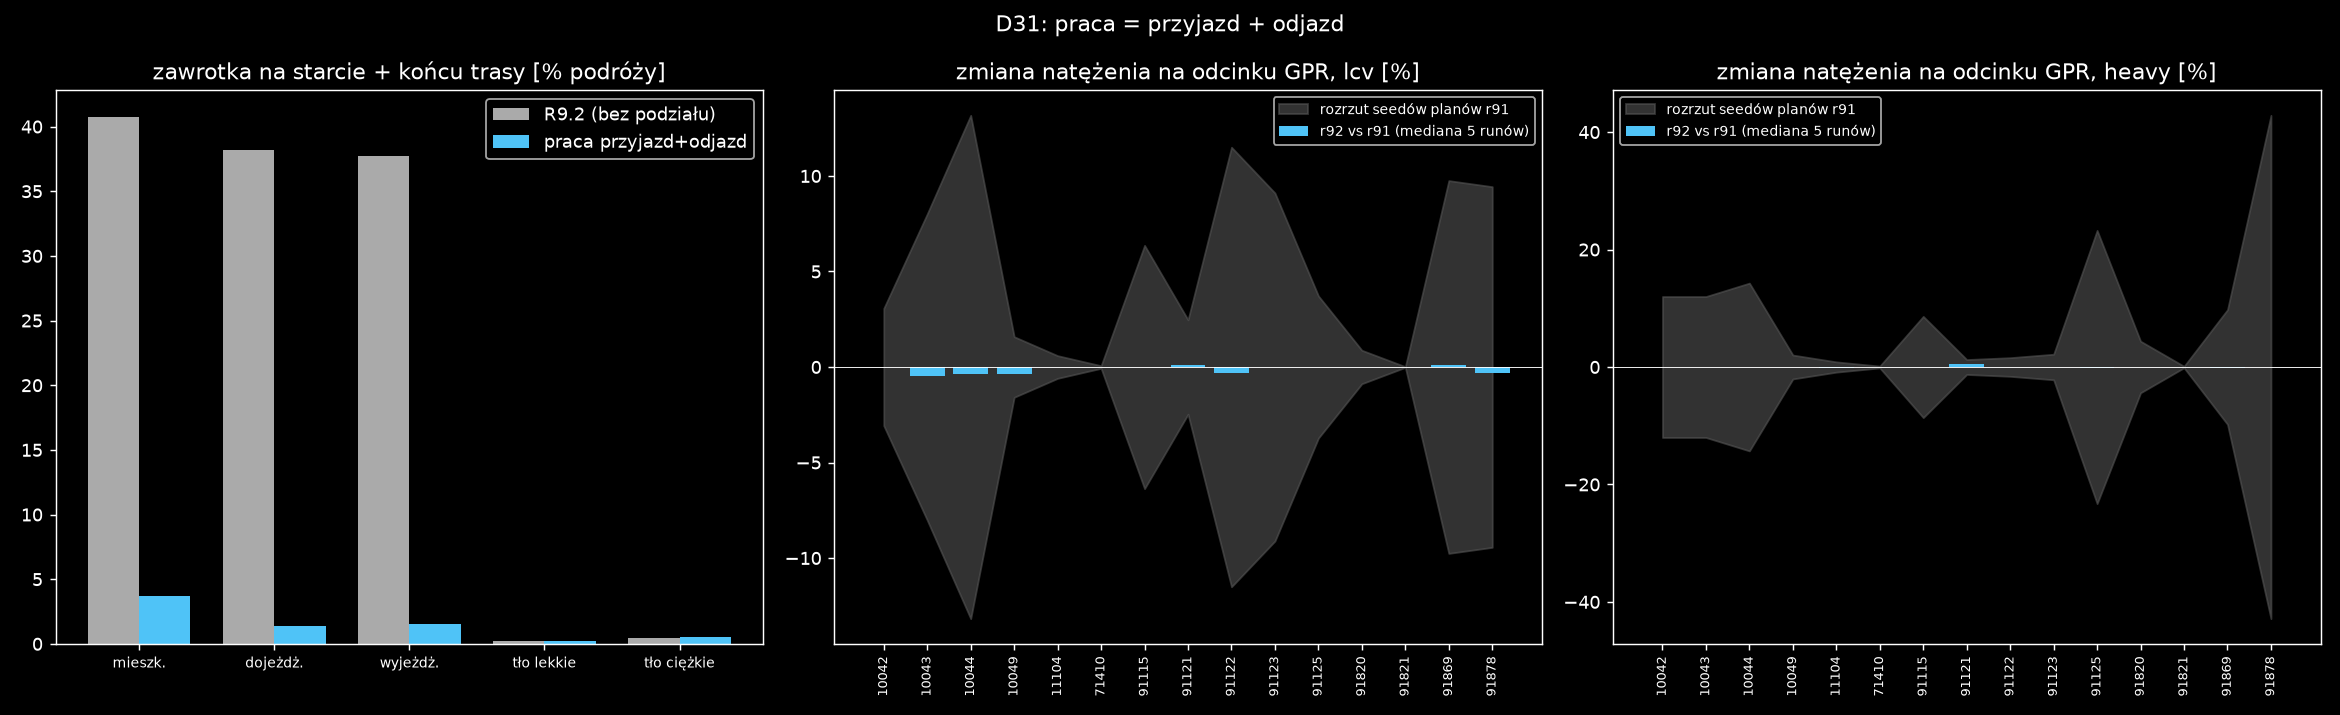

Python code for this plot:
"""Krok 4A (D31): praca = przyjazd + odjazd (r92, work_split=on) vs R9.2 bez podziału (r91): zawrotki, GPR, opóźnienia, czasy podróży.
Wejście: artefakty GitHub Actions w output/r92_gha/r92-<v>-<id>/ (v = r92, r91; id = s4711, s1, s2, p1, p2). Użycie: uv run python -W ignore reports/etap3/g_praca_split/praca_split_porownanie.py
Rozrzut referencyjny = rozrzut seedów planów kontroli r91 (runy s4711, p1, p2), (max-min)/średnia na odcinek."""
import io
import json
from pathlib import Path

import matplotlib
import pandas as pd
import zstandard

matplotlib.use("Agg")
import matplotlib.pyplot as plt
plt.style.use("dark_background")

G = Path("output/r92_gha"); H = Path("reports/etap3/g_praca_split")
RUNS = ["s4711", "s1", "s2", "p1", "p2"]; PL = [0, 3, 4]
CONTROL, LOCAL = [91124, 91866], [10045, 91892, 91119]
A = lambda v, r: G / f"r92-{v}-{r}" / "analiza"
res = {}

# --- spójność ---------------------------------------------------------------------------------------------------------
plan = {"s4711": "p0", "s1": "p0", "s2": "p0", "p1": "p1", "p2": "p2"}
chk = {}
for v in ("r92", "r91"):
    chk[v] = {}
    for r in RUNS:
        stem = f"plans_g3r91{'' if plan[r] == 'p0' else plan[r]}_25pct"  # tło i ciężkie identyczne w r92 i r91 (te same macierze i seedy)
        meta = pd.read_csv(f"scenarios/kutno_r91/meta_{v}_{plan[r]}.csv")
        exp = 2 * len(meta) + len(pd.read_csv(f"scenarios/kutno/{stem}_tlo.csv")) + len(pd.read_csv(f"scenarios/kutno/{stem}_ciezkie.csv"))
        ce = json.load(open(A(v, r) / "check_events.json")); q = json.load(open(A(v, r) / "queues.json"))
        chk[v][r] = dict(nogi_car=ce["departures_by_mode"]["car"], oczekiwane=exp, stuck=ce["stuck"], przepelnione_gt2x=q.get("overfilled_links_gt2x"))
res["spojnosc"] = chk

# --- zawrotki -----------------------------------------------------------------------------------------------------------
zw = {v: [json.load(open(A(v, r) / "zawrotki.json")) for r in RUNS] for v in ("r92", "r91")}  # liczone na runnerze (zdarzeń nie ma w artefaktach)
med = lambda xs: sorted(xs)[len(xs) // 2]
res["zawrotki"] = {v: {"razem_mediana": {k: med([z["razem"][k] for z in zw[v]]) for k in ("start_pct", "end_pct", "any_pct", "mid_pct", "extra_pct", "extra_veh_h", "mean_extra_s_on_uturn_trips")},
                       "wg_rodzaju_mediana": {kd: {k: round(med([z["wg_rodzaju"][kd][k] for z in zw[v]]), 2) for k in ("start_pct", "end_pct", "extra_pct_of_time")}
                                              for kd in zw[v][0]["wg_rodzaju"]},
                       "pracujacy_tam_vs_z_powrotem": zw[v][0]["pracujacy_tam_vs_z_powrotem"]} for v in zw}


# --- GPR -------------------------------------------------------------------------------------------------------------------
def sec(base, cls):
    return pd.concat([pd.read_csv(base(r) / f"gpr_{cls}.csv").groupby("nr").agg(m=("model_dir", "sum")).m for r in RUNS], axis=1)


gp = {}
for cls in ("lcv", "heavy"):
    s91, s9 = sec(lambda r: A("r92", r), cls), sec(lambda r: A("r91", r), cls)
    gpr = pd.read_csv(A("r91", "s4711") / f"gpr_{cls}.csv").groupby("nr").gpr_light_dir.sum()
    fit = ~gpr.index.isin(CONTROL + LOCAL)
    mp = s9.iloc[:, PL]; spread = (mp.max(axis=1) - mp.min(axis=1)) / mp.mean(axis=1)
    ch = s91.median(axis=1) / s9.median(axis=1) - 1
    m91 = s91.median(axis=1)
    res["gpr_" + cls] = {"w_15proc_r92": int(((m91 / gpr - 1).abs()[fit] <= .15).sum()), "w_15proc_r91": int(((s9.median(axis=1) / gpr - 1).abs()[fit] <= .15).sum()), "n_fit": int(fit.sum()),
                         "poza_15proc_r92_proc": {int(k): round(float((m91[k] / gpr[k] - 1) * 100), 1) for k in gpr.index[fit] if abs(m91[k] / gpr[k] - 1) > .15},
                         "mediana_abs_zmiany_proc": round(float(ch.abs()[fit].median() * 100), 2), "maks_abs_zmiany_proc": round(float(ch.abs()[fit].max() * 100), 2),
                         "odcinki_ponad_rozrzut": int((ch.abs() > spread)[fit].sum()), "sekcje_ponad_rozrzut_proc": {int(k): round(float(ch[k] * 100), 1) for k in ch.index[(ch.abs() > spread) & fit]},
                         "mediana_rozrzutu_planow_proc": round(float(spread.median() * 100), 1),
                         "kontrolne_lokalne_r92_proc_GPR": {int(k): round(float(m91[k] / gpr[k] * 100), 0) for k in CONTROL + LOCAL}}
    gp[cls] = dict(ch=ch, spread=spread, fit=fit)

# --- opóźnienia ------------------------------------------------------------------------------------------------------------------
dl = lambda v, r: json.load(open(A(v, r) / "delay.json"))["total_delay_veh_h"]
d91 = [dl("r92", r) for r in RUNS]; d9 = [dl("r91", r) for r in RUNS]
cause = lambda v: {c: round(med([json.load(open(A(v, r) / "queues.json"))["delay_share_by_cause"][c] for r in RUNS]), 3) for c in ("capacity", "node", "spillback")}
res["opoznienia_veh_h_proby"] = {"r92": d91, "r91": d9, "mediana_r92": med(d91), "mediana_r91": med(d9), "rozrzut_planow_r91": round(max(d9[i] for i in PL) - min(d9[i] for i in PL), 1),
                                 "przyczyny_r92": cause("r92"), "przyczyny_r91": cause("r91")}


# --- czasy podróży dom -> praca mieszkańców -----------------------------------------------------------------------------------------
def trips(v):
    rows = []
    for r in RUNS:
        z = zstandard.ZstdDecompressor().stream_reader(open(G / f"r92-{v}-{r}" / "output_trips.csv.zst", "rb")).read()
        t = pd.read_csv(io.BytesIO(z), sep=";", usecols=["person", "trav_time", "traveled_distance", "main_mode", "start_activity_type"])
        t = t[(t.main_mode == "car") & t.person.str[0].isin(["r", "o", "c"])]
        sec_ = pd.to_timedelta(t.trav_time).dt.total_seconds()
        rows.append(dict(n=len(t), czas_min=float(sec_.mean() / 60), dystans_km=float(t.traveled_distance.mean() / 1000)))
    return pd.DataFrame(rows, index=RUNS)


t91, t9 = trips("r92"), trips("r91")
res["podroze_pracujacych_car"] = {"r92": t91.mean().round(2).to_dict(), "r91": t9.mean().round(2).to_dict(),
                                  "rozrzut_planow_r91_czas_min": round(float(t9.czas_min.iloc[PL].max() - t9.czas_min.iloc[PL].min()), 2)}
json.dump(res, open(H / "praca_split_porownanie.json", "w", encoding="utf-8"), indent=1, ensure_ascii=False)
print(json.dumps(res, indent=1, ensure_ascii=False))

fig, ax = plt.subplots(1, 3, figsize=(18, 5.5))
kinds = ["r", "c", "o", "t", "h"]
w = .38
for i, (v, col) in enumerate((("r91", "#aaa"), ("r92", "#4fc3f7"))):
    z = res["zawrotki"][v]["wg_rodzaju_mediana"]
    ax[0].bar([k + (i - .5) * w for k in range(5)], [z[k]["start_pct"] + z[k]["end_pct"] for k in kinds], w, color=col, label={"r91": "R9.2 (bez podziału)", "r92": "praca przyjazd+odjazd"}[v])
ax[0].set_xticks(range(5)); ax[0].set_xticklabels(["mieszk.", "dojeżdż.", "wyjeżdż.", "tło lekkie", "tło ciężkie"], fontsize=8)
ax[0].set_title("zawrotka na starcie + końcu trasy [% podróży]"); ax[0].legend()
for a_, cls in zip(ax[1:], ("lcv", "heavy")):
    g = gp[cls]; x = list(range(int(g["fit"].sum()))); ch, sp = g["ch"][g["fit"]] * 100, g["spread"][g["fit"]] * 100
    a_.fill_between(x, -sp.to_numpy(), sp.to_numpy(), color="#555", alpha=.6, label="rozrzut seedów planów r91")
    a_.bar(x, ch.to_numpy(), color="#4fc3f7", label="r92 vs r91 (mediana 5 runów)")
    a_.set_xticks(x); a_.set_xticklabels([str(i) for i in ch.index], rotation=90, fontsize=7); a_.axhline(0, color="w", lw=.5)
    a_.set_title(f"zmiana natężenia na odcinku GPR, {cls} [%]"); a_.legend(fontsize=8)
fig.suptitle("D31: praca = przyjazd + odjazd"); fig.tight_layout(); fig.savefig(H / "praca_split_porownanie.png", dpi=130)
